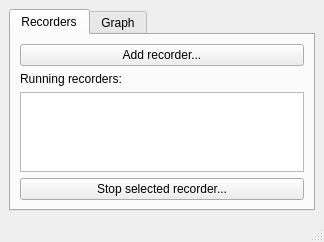
<?xml version="1.0" encoding="UTF-8"?>
<ui version="4.0">
 <class>MainWindow</class>
 <widget class="QMainWindow" name="MainWindow">
  <property name="geometry">
   <rect>
    <x>0</x>
    <y>0</y>
    <width>324</width>
    <height>242</height>
   </rect>
  </property>
  <property name="windowTitle">
   <string>Broadband Bug</string>
  </property>
  <widget class="QWidget" name="centralwidget">
   <layout class="QVBoxLayout" name="verticalLayout_3">
    <item>
     <widget class="QTabWidget" name="tabWidget">
      <property name="currentIndex">
       <number>0</number>
      </property>
      <property name="usesScrollButtons">
       <bool>false</bool>
      </property>
      <widget class="QWidget" name="recTab">
       <attribute name="title">
        <string>Recorders</string>
       </attribute>
       <layout class="QVBoxLayout" name="verticalLayout">
        <item>
         <widget class="QPushButton" name="addRecBtn">
          <property name="statusTip">
           <string>Start a recorder</string>
          </property>
          <property name="text">
           <string>Add recorder...</string>
          </property>
         </widget>
        </item>
        <item>
         <widget class="QLabel" name="runningRecLabel">
          <property name="text">
           <string>Running recorders:</string>
          </property>
         </widget>
        </item>
        <item>
         <widget class="QListView" name="runningRecListView">
          <property name="statusTip">
           <string>Showing running recorders</string>
          </property>
         </widget>
        </item>
        <item>
         <widget class="QPushButton" name="stopRecBtn">
          <property name="statusTip">
           <string>Stop the recorder selected from the list</string>
          </property>
          <property name="text">
           <string>Stop selected recorder...</string>
          </property>
         </widget>
        </item>
       </layout>
      </widget>
      <widget class="QWidget" name="graphTab">
       <attribute name="title">
        <string>Graph</string>
       </attribute>
       <layout class="QVBoxLayout" name="verticalLayout_2">
        <item>
         <widget class="QPushButton" name="showGraphBtn">
          <property name="statusTip">
           <string>Open a window showing the graph</string>
          </property>
          <property name="text">
           <string>Show graph...</string>
          </property>
         </widget>
        </item>
        <item>
         <widget class="QCheckBox" name="separateCheckBox">
          <property name="statusTip">
           <string>Plot data from different methods as separate lines</string>
          </property>
          <property name="text">
           <string>Separate data by method (recommended)</string>
          </property>
          <property name="checked">
           <bool>true</bool>
          </property>
         </widget>
        </item>
        <item>
         <spacer name="verticalSpacer">
          <property name="orientation">
           <enum>Qt::Vertical</enum>
          </property>
          <property name="sizeHint" stdset="0">
           <size>
            <width>20</width>
            <height>63</height>
           </size>
          </property>
         </spacer>
        </item>
        <item>
         <widget class="QPushButton" name="changeColoursBtn">
          <property name="statusTip">
           <string>Change the colours of the graph lines</string>
          </property>
          <property name="text">
           <string>Change graph colours...</string>
          </property>
         </widget>
        </item>
       </layout>
      </widget>
     </widget>
    </item>
   </layout>
  </widget>
  <widget class="QStatusBar" name="statusbar"/>
 </widget>
 <resources/>
 <connections/>
</ui>
